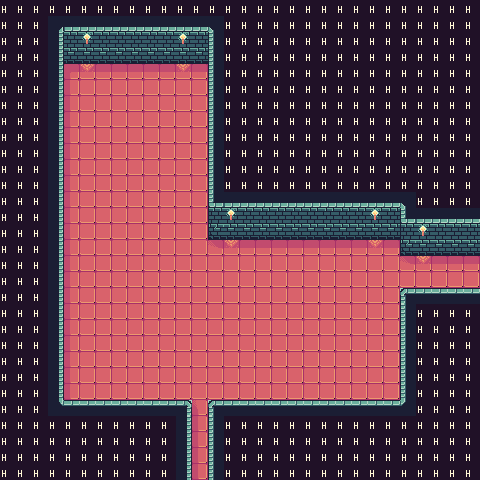

Rendered tile map (Tiled .tmx) drawn with the repository's tilesets; below, a short description and the full map source, tile grids included:
An orthogonal 30x30 tile map with 16x16 px tiles, 2 tile layers (prototype, base) and 1 object (main_exit).

<map version="1.10" tiledversion="1.10.2" orientation="orthogonal" renderorder="right-down" width="30" height="30" tilewidth="16" tileheight="16" infinite="0" nextlayerid="31" nextobjectid="9">
 <tileset firstgid="1" source="FaerieForest_PetricakeGamesTSX.tsx" />
 <layer id="1" name="prototype" width="30" height="30">
  <data encoding="csv">
163,163,163,163,163,163,163,163,163,163,163,163,163,163,163,163,163,163,163,163,163,163,163,163,163,163,163,163,163,163,
163,163,163,163,163,163,163,163,163,163,163,163,163,163,163,163,163,163,163,163,163,163,163,163,163,163,163,163,163,163,
163,163,163,166,166,168,166,166,166,166,166,168,166,166,163,163,163,163,163,163,163,163,163,163,163,163,163,163,163,163,
163,163,163,166,166,166,166,166,166,166,166,166,166,166,163,163,163,163,163,163,163,163,163,163,163,163,163,163,163,163,
163,163,163,166,169,169,169,169,169,169,169,169,169,166,163,163,163,163,163,163,163,163,163,163,163,163,163,163,163,163,
163,163,163,166,169,169,169,169,169,169,169,169,169,166,163,163,163,163,163,163,163,163,163,163,163,163,163,163,163,163,
163,163,163,166,169,169,169,169,169,169,169,169,169,166,163,163,163,163,163,163,163,163,163,163,163,163,163,163,163,163,
163,163,163,166,169,169,169,169,169,169,169,169,169,166,163,163,163,163,163,163,163,163,163,163,163,163,163,163,163,163,
163,163,163,166,169,169,169,169,169,169,169,169,169,166,163,163,163,163,163,163,163,163,163,163,163,163,163,163,163,163,
163,163,163,166,169,169,169,169,169,169,169,169,169,166,163,163,163,163,163,163,163,163,163,163,163,163,163,163,163,163,
163,163,163,166,169,169,169,169,169,169,169,169,169,166,163,163,163,163,163,163,163,163,163,163,163,163,163,163,163,163,
163,163,163,166,169,169,169,169,169,169,169,169,169,166,163,163,163,163,163,163,163,163,163,163,163,163,163,163,163,163,
163,163,163,166,169,169,169,169,169,169,169,169,169,166,163,163,163,163,163,163,163,163,163,163,163,163,163,163,163,163,
163,163,163,166,169,169,169,169,169,169,169,169,169,166,168,166,166,166,166,166,166,166,166,168,166,163,163,163,163,163,
163,163,163,166,169,169,169,169,169,169,169,169,169,166,166,166,166,166,166,166,166,166,166,166,166,166,168,166,166,166,
163,163,163,166,169,169,169,169,169,169,169,169,169,169,169,169,169,169,169,169,169,169,169,169,169,166,166,166,166,166,
163,163,163,166,169,169,169,169,169,169,169,169,169,169,169,169,169,169,169,169,169,169,169,169,169,169,169,169,169,169,
163,163,163,166,169,169,169,169,169,169,169,169,169,169,169,169,169,169,169,169,169,169,169,169,169,169,169,169,169,169,
163,163,163,166,169,169,169,169,169,169,169,169,169,169,169,169,169,169,169,169,169,169,169,169,169,166,166,166,166,166,
163,163,163,166,169,169,169,169,169,169,169,169,169,169,169,169,169,169,169,169,169,169,169,169,169,166,163,163,163,163,
163,163,163,166,169,169,169,169,169,169,169,169,169,169,169,169,169,169,169,169,169,169,169,169,169,166,163,163,163,163,
163,163,163,166,169,169,169,169,169,169,169,169,169,169,169,169,169,169,169,169,169,169,169,169,169,166,163,163,163,163,
163,163,163,166,169,169,169,169,169,169,169,169,169,169,169,169,169,169,169,169,169,169,169,169,169,166,163,163,163,163,
163,163,163,166,169,169,169,169,169,169,169,169,169,169,169,169,169,169,169,169,169,169,169,169,169,166,163,163,163,163,
163,163,163,166,169,169,169,169,169,169,169,169,169,169,169,169,169,169,169,169,169,169,169,169,169,166,163,163,163,163,
163,163,163,166,166,166,166,166,166,166,166,166,169,166,166,166,166,166,166,166,166,166,166,166,166,166,163,163,163,163,
163,163,163,163,163,163,163,163,163,163,163,166,169,166,163,163,163,163,163,163,163,163,163,163,163,163,163,163,163,163,
163,163,163,163,163,163,163,163,163,163,163,166,169,166,163,163,163,163,163,163,163,163,163,163,163,163,163,163,163,163,
163,163,163,163,163,163,163,163,163,163,163,166,169,166,163,163,163,163,163,163,163,163,163,163,163,163,163,163,163,163,
163,163,163,163,163,163,163,163,163,163,163,166,169,166,163,163,163,163,163,163,163,163,163,163,163,163,163,163,163,163
</data>
 </layer>
 <layer id="30" name="base" width="30" height="30">
  <data encoding="csv">
0,0,0,0,0,0,0,0,0,0,0,0,0,0,0,0,0,0,0,0,0,0,0,0,0,0,0,0,0,0,
0,0,163,1,5,5,5,5,5,5,5,5,5,4,163,0,0,0,0,0,0,0,0,0,0,0,0,0,0,0,
0,0,163,37,21,7,21,21,21,21,21,7,21,40,163,0,0,0,0,0,0,0,0,0,0,0,0,0,0,0,
0,0,163,37,8,8,8,8,8,8,8,8,8,40,163,0,0,0,0,0,0,0,0,0,0,0,0,0,0,0,
0,0,163,37,43,25,26,26,26,26,26,25,26,40,163,0,0,0,0,0,0,0,0,0,0,0,0,0,0,0,
0,0,163,37,61,41,41,41,41,41,41,41,41,40,163,0,0,0,0,0,0,0,0,0,0,0,0,0,0,0,
0,0,163,37,61,41,41,41,41,41,41,41,41,40,163,0,0,0,0,0,0,0,0,0,0,0,0,0,0,0,
0,0,163,37,61,41,41,41,41,41,41,41,41,40,163,0,0,0,0,0,0,0,0,0,0,0,0,0,0,0,
0,0,163,37,61,41,41,41,41,41,41,41,41,40,163,0,0,0,0,0,0,0,0,0,0,0,0,0,0,0,
0,0,163,37,61,41,41,41,41,41,41,41,41,40,163,0,0,0,0,0,0,0,0,0,0,0,0,0,0,0,
0,0,163,37,61,41,41,41,41,41,41,41,41,40,163,0,0,0,0,0,0,0,0,0,0,0,0,0,0,0,
0,0,163,37,61,41,41,41,41,41,41,41,41,40,163,0,0,0,0,0,0,0,0,0,0,0,0,0,0,0,
0,0,163,37,61,41,41,41,41,41,41,41,41,45,5,5,5,5,5,5,5,5,5,5,5,4,0,0,0,0,
0,0,163,37,61,41,41,41,41,41,41,41,41,165,7,21,21,21,21,21,21,21,21,7,21,45,5,5,5,5,
0,0,163,37,61,41,41,41,41,41,41,41,41,63,8,8,8,8,8,8,8,8,8,8,8,165,7,21,21,21,
0,0,163,37,61,41,41,41,41,41,41,41,41,151,25,26,26,26,26,26,26,26,26,25,26,63,8,8,8,8,
0,0,163,37,61,41,41,41,41,41,41,41,41,41,41,41,41,41,41,41,41,41,41,41,41,151,25,26,26,26,
0,0,163,37,61,41,41,41,41,41,41,41,41,41,41,41,41,41,41,41,41,41,41,41,41,41,41,41,41,41,
0,0,163,37,61,41,41,41,41,41,41,41,41,41,41,41,41,41,41,41,41,41,41,41,41,9,6,6,6,6,
0,0,163,37,61,41,41,41,41,41,41,41,41,41,41,41,41,41,41,41,41,41,41,41,41,40,163,163,163,163,
0,0,163,37,61,41,41,41,41,41,41,41,41,41,41,41,41,41,41,41,41,41,41,41,41,40,163,0,0,0,
0,0,163,37,61,41,41,41,41,41,41,41,41,41,41,41,41,41,41,41,41,41,41,41,41,40,163,0,0,0,
0,0,163,37,61,41,41,41,41,41,41,41,41,41,41,41,41,41,41,41,41,41,41,41,41,40,163,0,0,0,
0,0,163,37,61,41,41,41,41,41,41,41,41,41,41,41,41,41,41,41,41,41,41,41,41,40,163,0,0,0,
0,0,163,37,61,41,41,41,41,41,41,41,41,41,41,41,41,41,41,41,41,41,41,41,41,40,163,0,0,0,
0,0,163,73,6,6,6,6,6,6,6,27,80,9,6,6,6,6,6,6,6,6,6,6,6,76,163,0,0,0,
0,0,0,163,163,163,163,163,163,163,163,37,61,40,163,163,163,163,163,163,163,163,163,163,163,163,0,0,0,0,
0,0,0,0,0,0,0,0,0,0,163,37,61,40,163,0,0,0,0,0,0,0,0,0,0,0,0,0,0,0,
0,0,0,0,0,0,0,0,0,0,163,37,61,40,163,0,0,0,0,0,0,0,0,0,0,0,0,0,0,0,
0,0,0,0,0,0,0,0,0,0,163,37,61,40,163,0,0,0,0,0,0,0,0,0,0,0,0,0,0,0
</data>
 </layer>
 <objectgroup id="29" name="objects_01">
  <object id="8" name="main_exit" gid="118" x="128" y="64" width="16" height="16" />
 </objectgroup>
</map>
